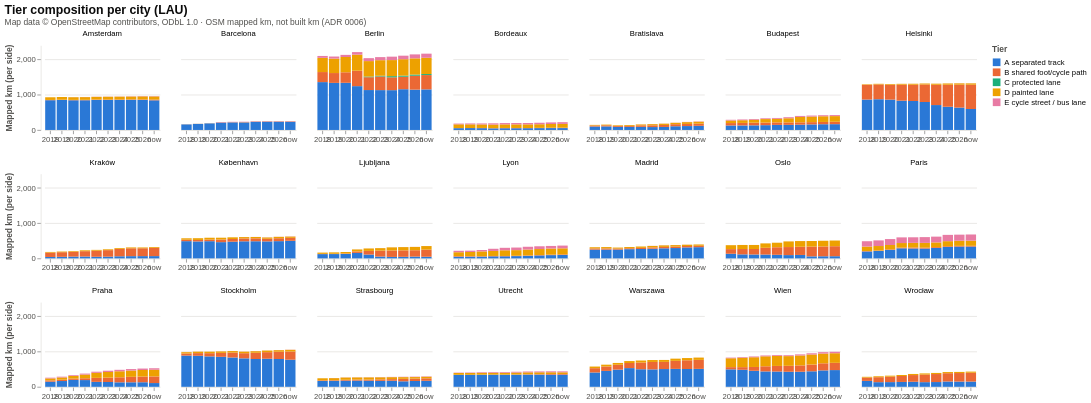

The Vega-Lite source for this figure:
### Vega-Lite specification from a JSON file in a GitHub repository (floating-point values rounded to 4 significant figures; data arrays with more than 128 entries replaced by an {"elided": "..."} marker saying what was removed)
{"config": {"view": {"continuousWidth": 300, "continuousHeight": 300, "stroke": null}, "axis": {"domainColor": "#e4e3df", "gridColor": "#e4e3df", "labelColor": "#52514e", "titleColor": "#52514e"}, "legend": {"labelColor": "#0b0b0b", "labelLimit": 260, "titleColor": "#52514e"}, "title": {"color": "#0b0b0b", "subtitleColor": "#52514e", "subtitleFontSize": 11}}, "data": {"values": {"elided": "1050 records"}}, "facet": {"field": "city", "sort": "ascending", "title": null, "type": "nominal"}, "spec": {"mark": {"type": "bar"}, "encoding": {"color": {"field": "tier_label", "scale": {"domain": ["A separated track", "B shared foot/cycle path", "C protected lane", "D painted lane", "E cycle street / bus lane"], "range": ["#2a78d6", "#eb6834", "#1baf7a", "#eda100", "#e87ba4"]}, "title": "Tier", "type": "nominal"}, "order": {"field": "tier", "type": "nominal"}, "tooltip": [{"field": "city", "type": "nominal"}, {"field": "label", "type": "nominal"}, {"field": "tier_label", "title": "tier", "type": "nominal"}, {"field": "km", "format": ".1f", "type": "quantitative"}], "x": {"axis": {"labelAngle": 0}, "field": "label", "sort": ["2018", "2019", "2020", "2021", "2022", "2023", "2024", "2025", "2026", "now"], "title": null, "type": "ordinal"}, "y": {"field": "km", "stack": "zero", "title": "Mapped km (per side)", "type": "quantitative"}}, "height": 110, "width": 150}, "columns": 7, "resolve": {"axis": {"x": "independent"}, "scale": {"y": "shared"}}, "title": {"text": "Tier composition per city (LAU)", "anchor": "start", "fontSize": 16, "subtitle": "Map data © OpenStreetMap contributors, ODbL 1.0 · OSM mapped km, not built km (ADR 0006)"}, "$schema": "https://vega.github.io/schema/vega-lite/v6.4.1.json"}
